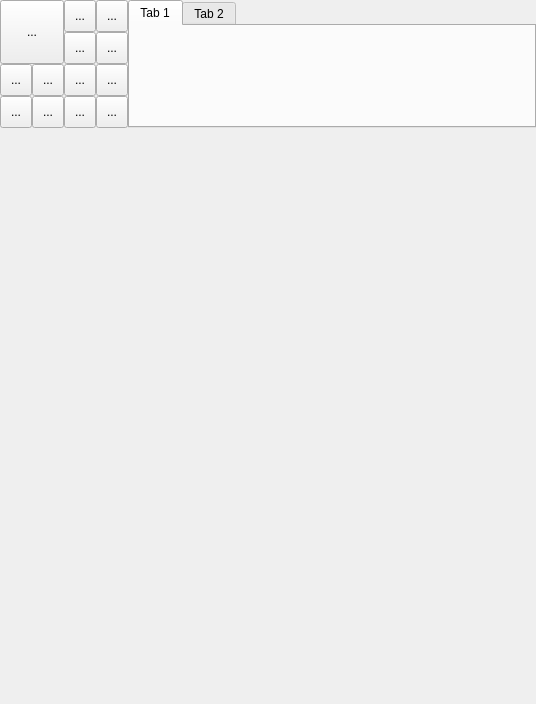
<?xml version="1.0" encoding="UTF-8"?>
<ui version="4.0">
    <class>Widget</class>
    <widget class="QWidget" name="Widget">
        <property name="windowModality">
            <enum>Qt::ApplicationModal</enum>
        </property>
        <property name="geometry">
            <rect>
                <x>0</x>
                <y>0</y>
                <width>536</width>
                <height>704</height>
            </rect>
        </property>
        <property name="Widget Window" stdset="0">
            <string>Form</string>
        </property>
        <layout class="QVBoxLayout" name="verticalLayout" stretch="2,10,1">
            <property name="spacing">
                <number>0</number>
            </property>
            <property name="leftMargin">
                <number>0</number>
            </property>
            <property name="topMargin">
                <number>0</number>
            </property>
            <property name="rightMargin">
                <number>0</number>
            </property>
            <property name="bottomMargin">
                <number>0</number>
            </property>
            <item>
                <layout class="QHBoxLayout" name="horizontalLayout_1_Top" stretch="2,10">
                    <property name="spacing">
                        <number>0</number>
                    </property>
                    <item>
                        <layout class="QGridLayout" name="gridLayout_1_Left">
                            <property name="spacing">
                                <number>0</number>
                            </property>
                            <item row="2" column="1">
                                <widget class="QToolButton" name="toolButton_R2C1">
                                    <property name="minimumSize">
                                        <size>
                                            <width>32</width>
                                            <height>32</height>
                                        </size>
                                    </property>
                                    <property name="maximumSize">
                                        <size>
                                            <width>32</width>
                                            <height>32</height>
                                        </size>
                                    </property>
                                    <property name="text">
                                        <string>...</string>
                                    </property>
                                </widget>
                            </item>
                            <item row="3" column="2">
                                <widget class="QToolButton" name="toolButton_R3C2">
                                    <property name="minimumSize">
                                        <size>
                                            <width>32</width>
                                            <height>32</height>
                                        </size>
                                    </property>
                                    <property name="maximumSize">
                                        <size>
                                            <width>32</width>
                                            <height>32</height>
                                        </size>
                                    </property>
                                    <property name="text">
                                        <string>...</string>
                                    </property>
                                </widget>
                            </item>
                            <item row="2" column="2">
                                <widget class="QToolButton" name="toolButton_R2C2">
                                    <property name="minimumSize">
                                        <size>
                                            <width>32</width>
                                            <height>32</height>
                                        </size>
                                    </property>
                                    <property name="maximumSize">
                                        <size>
                                            <width>32</width>
                                            <height>32</height>
                                        </size>
                                    </property>
                                    <property name="text">
                                        <string>...</string>
                                    </property>
                                </widget>
                            </item>
                            <item row="1" column="2">
                                <widget class="QToolButton" name="toolButton_R1C2">
                                    <property name="minimumSize">
                                        <size>
                                            <width>32</width>
                                            <height>32</height>
                                        </size>
                                    </property>
                                    <property name="maximumSize">
                                        <size>
                                            <width>32</width>
                                            <height>32</height>
                                        </size>
                                    </property>
                                    <property name="text">
                                        <string>...</string>
                                    </property>
                                </widget>
                            </item>
                            <item row="3" column="1">
                                <widget class="QToolButton" name="toolButton_R3C1">
                                    <property name="minimumSize">
                                        <size>
                                            <width>32</width>
                                            <height>32</height>
                                        </size>
                                    </property>
                                    <property name="maximumSize">
                                        <size>
                                            <width>32</width>
                                            <height>32</height>
                                        </size>
                                    </property>
                                    <property name="text">
                                        <string>...</string>
                                    </property>
                                </widget>
                            </item>
                            <item row="0" column="2">
                                <widget class="QToolButton" name="toolButton_R0C2">
                                    <property name="minimumSize">
                                        <size>
                                            <width>32</width>
                                            <height>32</height>
                                        </size>
                                    </property>
                                    <property name="maximumSize">
                                        <size>
                                            <width>32</width>
                                            <height>32</height>
                                        </size>
                                    </property>
                                    <property name="text">
                                        <string>...</string>
                                    </property>
                                </widget>
                            </item>
                            <item row="3" column="3">
                                <widget class="QToolButton" name="toolButton_R3C3">
                                    <property name="minimumSize">
                                        <size>
                                            <width>32</width>
                                            <height>32</height>
                                        </size>
                                    </property>
                                    <property name="maximumSize">
                                        <size>
                                            <width>32</width>
                                            <height>32</height>
                                        </size>
                                    </property>
                                    <property name="text">
                                        <string>...</string>
                                    </property>
                                </widget>
                            </item>
                            <item row="2" column="3">
                                <widget class="QToolButton" name="toolButton_R2C3">
                                    <property name="minimumSize">
                                        <size>
                                            <width>32</width>
                                            <height>32</height>
                                        </size>
                                    </property>
                                    <property name="maximumSize">
                                        <size>
                                            <width>32</width>
                                            <height>32</height>
                                        </size>
                                    </property>
                                    <property name="text">
                                        <string>...</string>
                                    </property>
                                </widget>
                            </item>
                            <item row="1" column="3">
                                <widget class="QToolButton" name="toolButton_R1C3">
                                    <property name="minimumSize">
                                        <size>
                                            <width>32</width>
                                            <height>32</height>
                                        </size>
                                    </property>
                                    <property name="maximumSize">
                                        <size>
                                            <width>32</width>
                                            <height>32</height>
                                        </size>
                                    </property>
                                    <property name="text">
                                        <string>...</string>
                                    </property>
                                </widget>
                            </item>
                            <item row="0" column="3">
                                <widget class="QToolButton" name="toolButton_R0C3">
                                    <property name="minimumSize">
                                        <size>
                                            <width>32</width>
                                            <height>32</height>
                                        </size>
                                    </property>
                                    <property name="maximumSize">
                                        <size>
                                            <width>32</width>
                                            <height>32</height>
                                        </size>
                                    </property>
                                    <property name="text">
                                        <string>...</string>
                                    </property>
                                </widget>
                            </item>
                            <item row="2" column="0">
                                <widget class="QToolButton" name="toolButton_R2C0">
                                    <property name="minimumSize">
                                        <size>
                                            <width>32</width>
                                            <height>32</height>
                                        </size>
                                    </property>
                                    <property name="maximumSize">
                                        <size>
                                            <width>32</width>
                                            <height>32</height>
                                        </size>
                                    </property>
                                    <property name="text">
                                        <string>...</string>
                                    </property>
                                </widget>
                            </item>
                            <item row="3" column="0">
                                <widget class="QToolButton" name="toolButton_R3C0">
                                    <property name="minimumSize">
                                        <size>
                                            <width>32</width>
                                            <height>32</height>
                                        </size>
                                    </property>
                                    <property name="maximumSize">
                                        <size>
                                            <width>32</width>
                                            <height>32</height>
                                        </size>
                                    </property>
                                    <property name="text">
                                        <string>...</string>
                                    </property>
                                </widget>
                            </item>
                            <item row="0" column="0" rowspan="2" colspan="2">
                                <widget class="QToolButton" name="toolButton_R0C0">
                                    <property name="minimumSize">
                                        <size>
                                            <width>64</width>
                                            <height>64</height>
                                        </size>
                                    </property>
                                    <property name="maximumSize">
                                        <size>
                                            <width>64</width>
                                            <height>64</height>
                                        </size>
                                    </property>
                                    <property name="text">
                                        <string>...</string>
                                    </property>
                                </widget>
                            </item>
                        </layout>
                    </item>
                    <item>
                        <widget class="QTabWidget" name="tabWidget">
                            <property name="minimumSize">
                                <size>
                                    <width>0</width>
                                    <height>0</height>
                                </size>
                            </property>
                            <property name="maximumSize">
                                <size>
                                    <width>16777215</width>
                                    <height>16777215</height>
                                </size>
                            </property>
                            <widget class="QWidget" name="tab">
                                <attribute name="title">
                                    <string>Tab 1</string>
                                </attribute>
                            </widget>
                            <widget class="QWidget" name="tab_2">
                                <attribute name="title">
                                    <string>Tab 2</string>
                                </attribute>
                            </widget>
                        </widget>
                    </item>
                </layout>
            </item>
            <item>
                <layout class="QHBoxLayout" name="horizontalLayout_2_Middle">
                    <property name="spacing">
                        <number>0</number>
                    </property>
                    <item>
                        <widget class="QStackedWidget" name="stackedWidget">
                            <widget class="QWidget" name="page" />
                            <widget class="QWidget" name="page_2" />
                        </widget>
                    </item>
                </layout>
            </item>
            <item>
                <layout class="QHBoxLayout" name="horizontalLayout_3_Bottom">
                    <property name="spacing">
                        <number>0</number>
                    </property>
                </layout>
            </item>
        </layout>
    </widget>
    <resources />
    <connections />
</ui>
